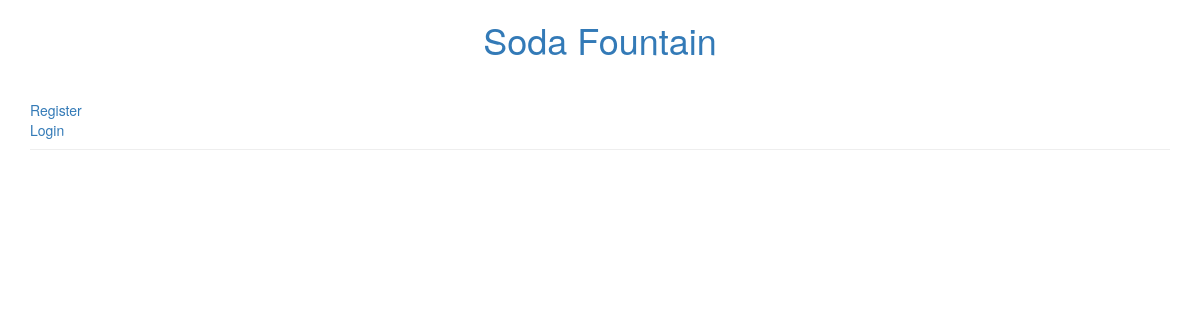
The app's page /, older data.
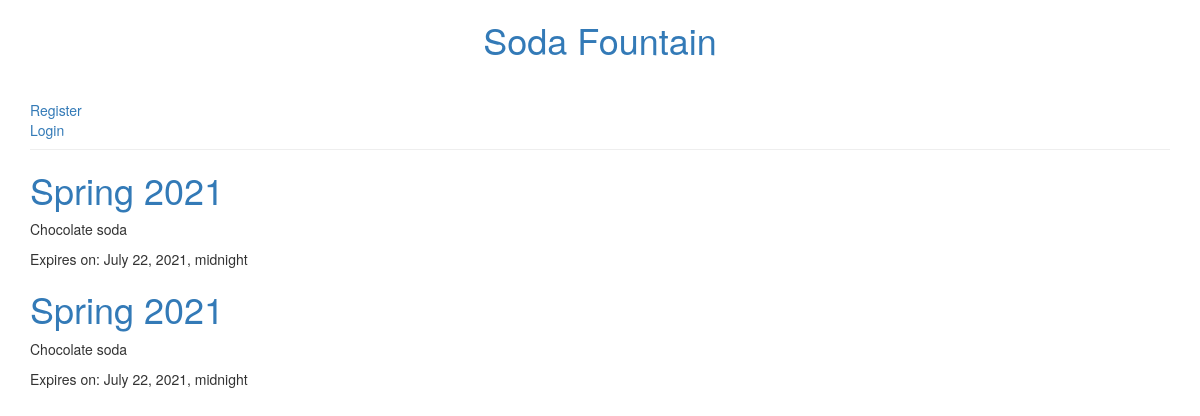
The same page, newer data.
### menu/models.py (models this page shows, shortened)
class Menu(models.Model):
    season = models.CharField(max_length=20)
    items = models.ManyToManyField('Item', related_name='items')
    creator = models.ForeignKey(User, on_delete=models.DO_NOTHING)
    created_date = models.DateTimeField(
            default=timezone.now)
    expiration_date = models.DateTimeField(
            blank=True, null=True)

class Item(models.Model):
    name = models.CharField(max_length=200)
    description = models.TextField()
    chef = models.ForeignKey('auth.User', on_delete=models.CASCADE)
    created_date = models.DateTimeField(
            default=timezone.now)
    standard = models.BooleanField(default=False)
    ingredients = models.ManyToManyField('Ingredient')
    def __str__(self):
        return self.name

### menu/views.py (the view)
# urls.py: path('', views.current_menu_list, name='current_menu_list'),
def current_menu_list(request):
    menus = models.Menu.objects.filter(
        expiration_date__gte=timezone.now()
    ).order_by('-expiration_date')
    return render(request,
                  'menu/current_menus.html',
                  {'menus': menus})

### menu/templates/menu/current_menus.html (shortened to what this page needs)
{% extends 'layout.html' %}
{% block content %}
  <div class="post">
      {% for menu in menus %}
          <h1>
              <a href="{% url 'menu_detail' pk=menu.pk %}">{{ menu.season }}</a>
          </h1>
          <p>{{ menu.items.all|join:", "}}</p>
          {% if menu.expiration_date %}
              <div class="date">
                  Expires on: {{ menu.expiration_date }}
              </div>
          {% endif %}
      {% endfor %}
  </div>
{% endblock %}

Row changes from the older to the newer data that the page shows:
added Menu: season "Spring 2021", items.all "Chocolate soda", expiration_date "July 22, 2021, midnight"
added Menu: season "Spring 2021", items.all "Chocolate soda", expiration_date "July 22, 2021, midnight"
